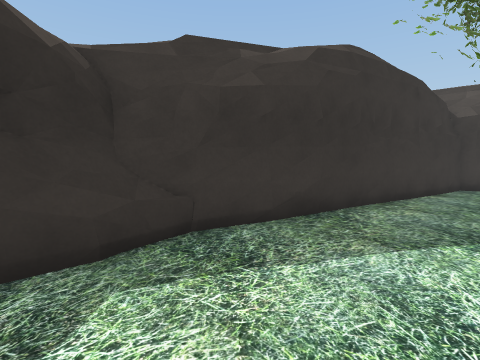
view 1 (above)

15 first-person views from a walk through a 3-D level made in the Unity game engine. The camera is 1.3 m above the floor, tilts 6° down and sees 85° across. The floor is counted in squares, 1 m on a side. Each view is taken from the middle of a square. On the plan, view 1 faces up. The plan holds only what a view shows up to about 13 squares ahead; the rest is blank. The place goes on beyond the plan. The player character is not drawn. Some animated figures are left out. Some surface patterns are stand-ins.

view 2
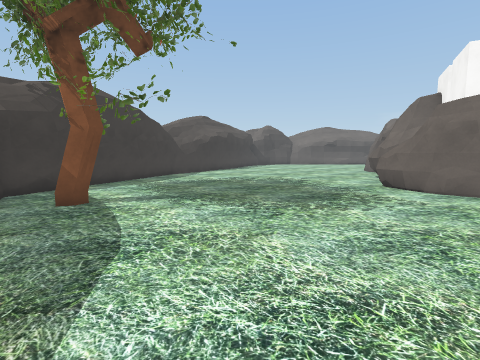

view 3
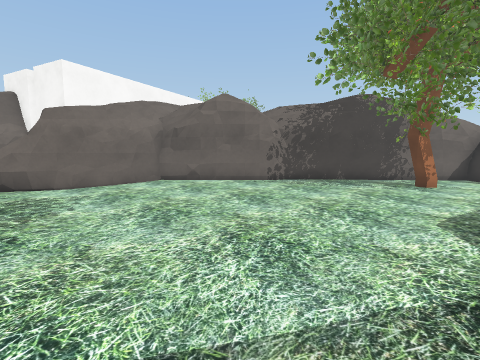

view 4
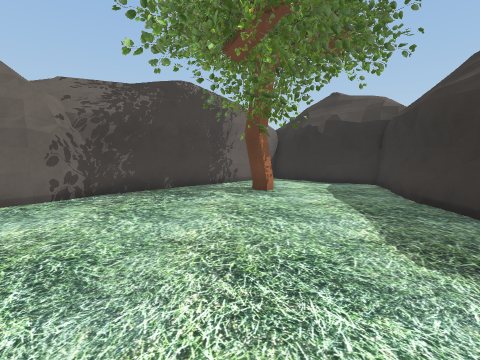

view 5
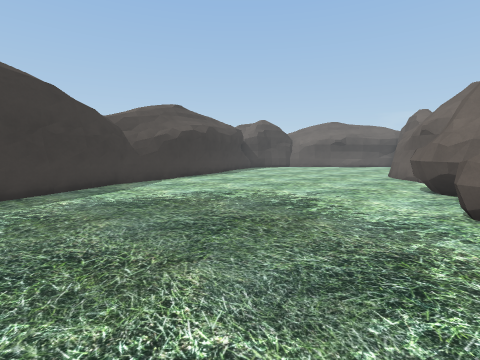

view 6
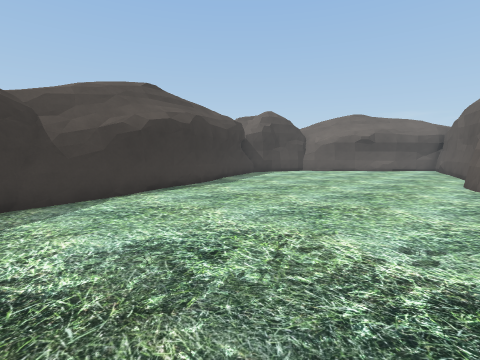

view 7
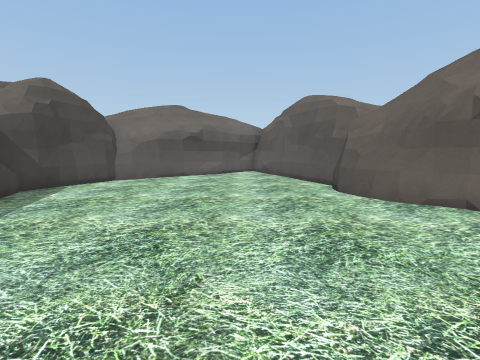

view 8
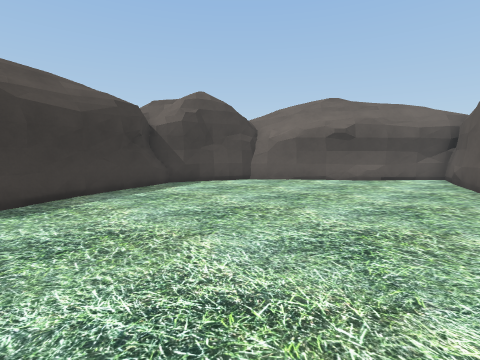

view 9
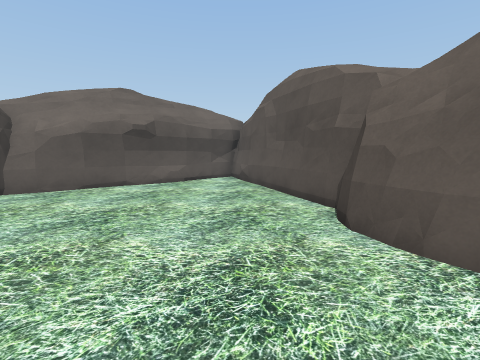

view 10
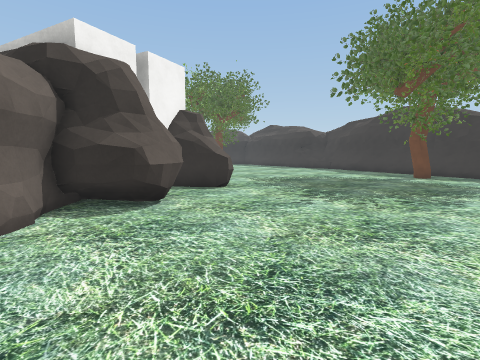

view 11
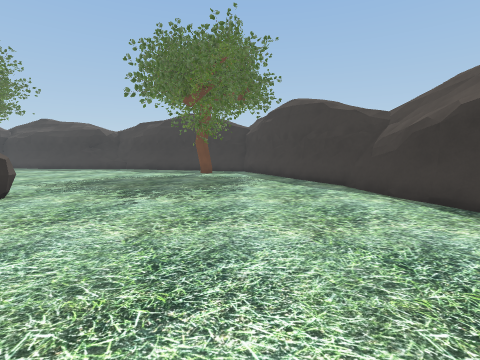

view 12
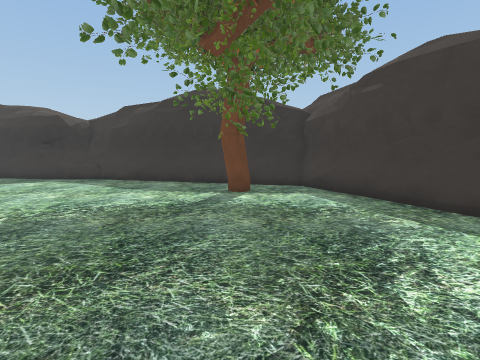

view 13
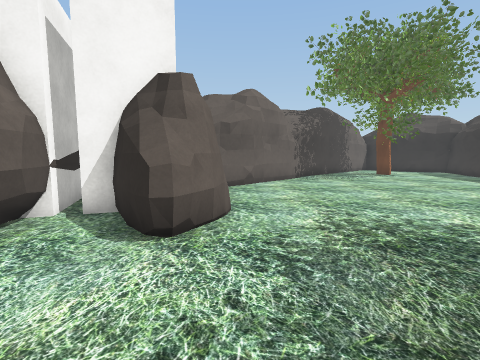

view 14
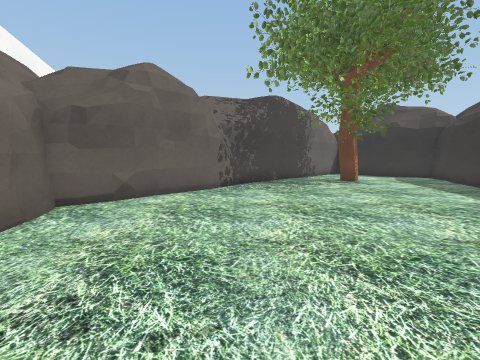

view 15
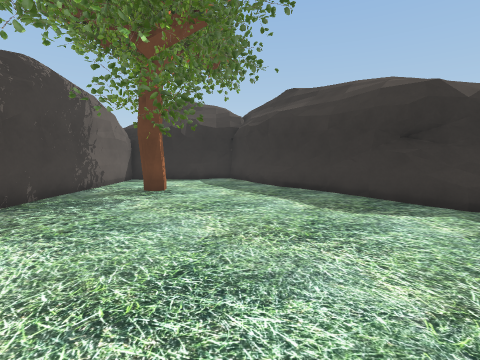

### Floor plan
Key: @ floor where view 1 was taken; # wall or solid block; . floor; = window, fence, low wall or low ledge; O other object.
Columns run from 9 left of view 1 to 29 right of it. Each row starts with its distance up from view 1.
  9                ####
  8               ##..#####
  7             #### ....####
  6           ###..#O.......###
  5         ###.....O.........###
  4       ###...................###
  3       ##......................###
  2      ##........................####
  1    ###............................####
  0   ##.....@..........................=#
 -1  ##..................................#
 -2 ##...................................##
 -3 #.....................................#
 -4 #...O............###..................#
 -5 #...OO...........###.###..............#
 -6 #...............## #####..............#
 -7 ####......#######  ##########.........#
 -8 ################   #        ##........#
 -9                    #         ##......##
-10                               ###....##
-11                                 ####.##
-12                                    ####

Where each view was taken, in squares from view 1:
view 1: 0 up, 0 right, facing up
view 2: 2 up, 0 right, facing right
view 3: 5 up, 2 right, facing down
view 4: 1 up, 2 right, facing down-left
view 5: 1 up, 5 right, facing right
view 6: 1 up, 10 right, facing right
view 7: 1 up, 16 right, facing down-right
view 8: 3 down, 16 right, facing right
view 9: 3 down, 18 right, facing down-right
view 10: 3 down, 20 right, facing left
view 11: 4 down, 20 right, facing up-left
view 12: 0 up, 13 right, facing up-left
view 13: 0 up, 12 right, facing down-left
view 14: 0 up, 7 right, facing down-left
view 15: 2 down, 4 right, facing left
